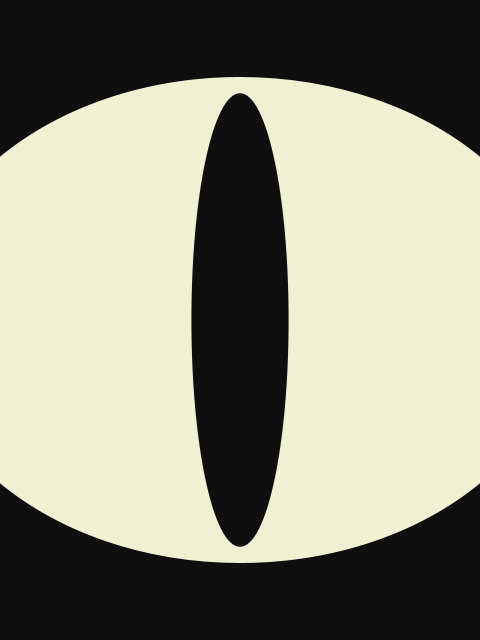
Frame 1 (no input)
Frame 2 (the mouse pressed at the canvas centre, redrawn once): identical to frame 1, image omitted

The Processing sketch that drew this single still picture (run headless with seeded random() and noise(); the mouse was pressed at the canvas centre and the sketch redrawn once):

// Processing sketch: cat_s_eye
// ── cat_s_eye.pde
// Manuale di Programmazione Cinematografica
// Daniele Olmisani, 2016

// Stephen King's Cat's Eye (1985)


final color PAPER = color(15);
final color INK = color(240, 240, 210);


void setup() {
  size(480, 640);
  noLoop();
}


void draw() {
 
  float s = 1.35 * width;
  
  translate(width/2.0, height/2.0);
  
  background(PAPER);
  
  noStroke();
  
  fill(INK);
  ellipse(0, 0, s, 0.75*s);
  
  fill(PAPER);
  ellipse(0, 0, 0.15*s, 0.70*s);
  
  save("cat's-eye.png");
}
